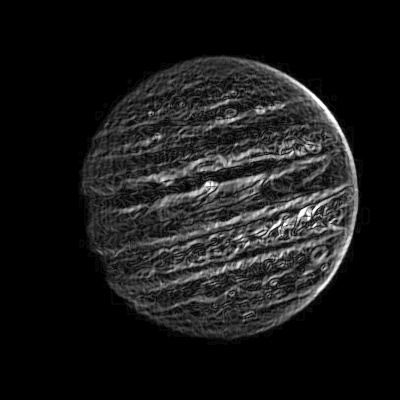
//> input picture atividade7/src/saida.jpg, 400 x 400 px
$ ./main saida.jpg   (built with g++ and OpenCV 4)
//> lines starting //> are read from the running program, lines starting //| are printed output that depends on the picture; after the words box and inside, x2 and y2 are one past the last pixel; in counts of white or black regions, pixels touching at a corner belong together
//> further down, src is the input picture: 400 rows x 400 cols, CV_8UC3; min 0, max 255, mean 24.8
#include "opencv2/imgproc/imgproc.hpp"
#include "opencv2/highgui/highgui.hpp"
#include <stdlib.h>
#include <stdio.h>

using namespace cv;

/// Global variables

Mat src, src_gray;
Mat dst, detected_edges;

int edgeThresh = 1;
int lowThreshold;
int const max_lowThreshold = 100;
int ratio = 3;
int kernel_size = 3;


/**
 * @function CannyThreshold
 * @brief Trackbar callback - Canny thresholds input with a ratio 1:3
 */
void CannyThreshold(int, void*)
{
  /// Reduce noise with a kernel 3x3
  blur( src_gray, detected_edges, Size(3,3) );

  /// Canny detector
  Canny( detected_edges, detected_edges, lowThreshold, lowThreshold*ratio, kernel_size );
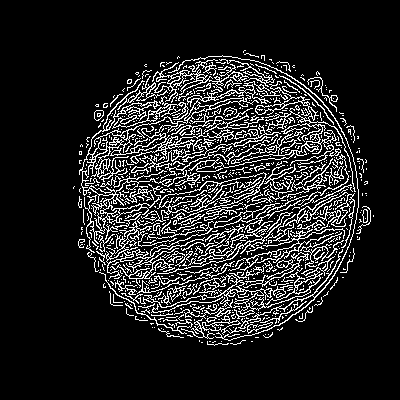
//> detected_edges: 400 rows x 400 cols, CV_8UC1; 13.6% white in thin lines or dots, all inside (x1, y1, x2, y2) = (73, 50, 374, 346)

  /// Using Canny's output as a mask, we display our result
  dst = Scalar::all(0);

  src.copyTo( dst, detected_edges);
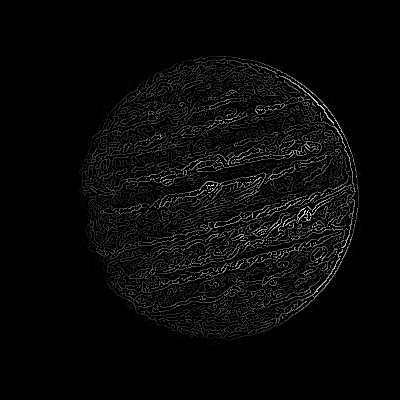
//> dst: 400 rows x 400 cols, CV_8UC3; min 0, max 255, mean 8.1
  imwrite( "saida.png", detected_edges );
 }


/** @function main */
int main( int argc, char** argv )
{
  /// Load an image
  src = imread( argv[1] );

  if( !src.data )
  { return -1; }

  /// Create a matrix of the same type and size as src (for dst)
  dst.create( src.size(), src.type() );

  /// Convert the image to grayscale
  cvtColor( src, src_gray, CV_BGR2GRAY );

  /// Create a window
  namedWindow( "Edge Map", CV_WINDOW_AUTOSIZE );

  /// Create a Trackbar for user to enter threshold
  createTrackbar( "Min Threshold:", "Edge Map", &lowThreshold, max_lowThreshold, CannyThreshold );

  /// Show the image
  CannyThreshold(0, 0);

  /// Wait until user exit program by pressing a key
  waitKey(0);

  return 0;
  }
